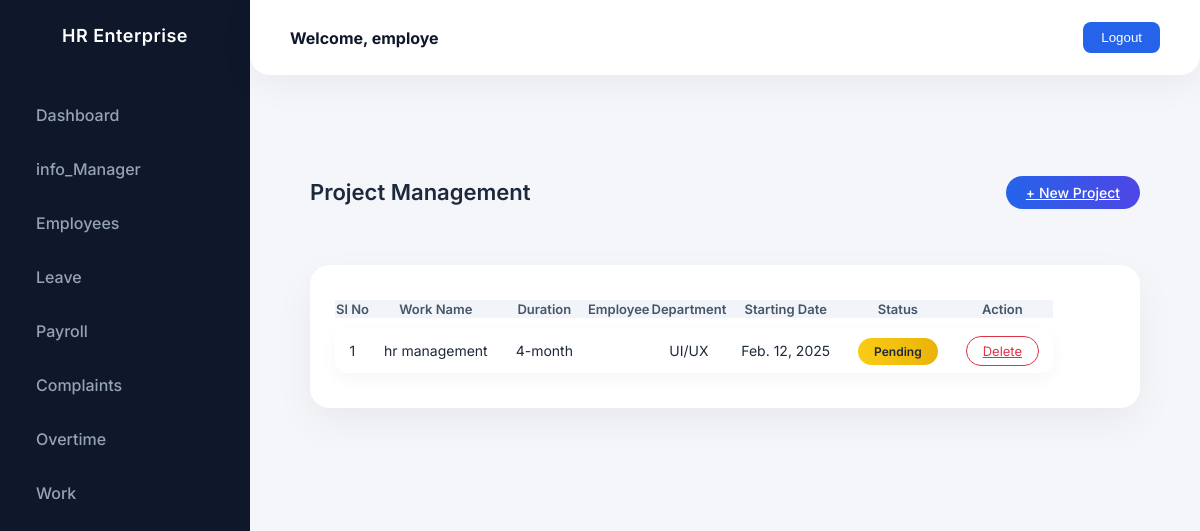
Page /project_list (signed in) on the committed database.
### Hr_cloud_app/models.py (models this page shows, shortened)
class Login(AbstractUser):
    is_hr = models.BooleanField(default=False)
    is_employee = models.BooleanField(default=False)

class Work(models.Model):
    work_detail =models.ForeignKey("Employee",on_delete=models.CASCADE)
    work_name = models.CharField(max_length=100)
    work_duration= models.CharField()
    date = models.DateField()
    status = models.BooleanField(default=False)
    department = (
        ("UI/UX", "Ui/Ux"),
        ("DATA SCIENCE", "data science"),
        ("PYTHON DEVELOPING", "python_developing"),
        ("FLUTTER", "flutter"),
        ("DATA ANALATICS", "data analytics"),
        ("REACT", "react"),
        ("FRONT END DEVELOPING", "front end development"),
        ("BACK END DEVELOPING", "back end development"),
        ("DEVOPS", "devops"),
        ("CLOUD", "cloud"),
    )
    department = models.CharField(max_length=100,
                      choices=department,
                      default="UI/UX")

### Hr_cloud_app/hrviews.py (the view)
# urls.py: path('project_list',hrviews.project_list,name='project_list'),
def project_list(request):
    data=Work.objects.all()
    return render(request,'hr/work_list.html',{'data':data})

### templates/hr/work_list.html (shortened to what this page needs)
{% extends "hr/dashhr.html" %}
{% load crispy_forms_tags %}
{% block content %}
<div class="container-fluid project-wrapper">
    <div class="page-header">
        <h4 class="page-title">Project Management</h4>
        <a href="{% url 'Work_add' %}" class="btn btn-add-project">
            + New Project
        </a>
    </div>
    <div class="project-card">
        <div class="table-responsive">
            <table class="table align-middle">
                <thead>
                    <tr>
                        <th>Sl No</th>
                        <th>Work Name</th>
                        <th>Duration</th>
                        <th>Employee</th>
                        <th>Department</th>
                        <th>Starting Date</th>
                        <th>Status</th>
                        <th>Action</th>
                    </tr>
                </thead>
                <tbody>
                {% for i in data %}
                    <tr>
                        <td>{{ forloop.counter }}</td>
                        <td class="fw-semibold">{{ i.work_name }}</td>
                        <td>{{ i.work_duration }}</td>
                        <td>{{ i.employee_name }}</td>
                        <td>{{ i.department }}</td>
                        <td>{{ i.date }}</td>
                        <td>
                            {% if i.status %}
                                <span class="badge-running">Running</span>
                            {% else %}
                                <span class="badge-pending">Pending</span>
                            {% endif %}
                        </td>
                        <td>
                            <a href="{% url 'Project_delete' i.id %}"
                               class="btn btn-delete">
                                Delete
                            </a>
                        </td>
                    </tr>
                {% empty %}
                    <tr>
                        <td colspan="8" class="empty-row">
                            No projects found
                        </td>
                    </tr>
                {% endfor %}
                </tbody>
            </table>
        </div>
    </div>
</div>
{% endblock %}

### templates/hr/dashhr.html (shortened to what this page needs)
{% load static %}
<!DOCTYPE html>
<html lang="en">
<head>
<link rel="stylesheet" href="{% static 'assets/vendors/mdi/css/materialdesignicons.min.css' %}">
</head>
<body>
<div class="sidebar">
    <div class="sidebar-header">HR Enterprise</div>
    <ul>
        <li><a href="{% url 'hr_dashboard' %}">Dashboard</a></li>
         <li><a href="{% url 'noficication_hr' %}">info_Manager</a></li>
        <li><a href="{% url 'employee_view' %}">Employees</a></li>
        <li><a href="{% url 'leave_view_hr' %}">Leave</a></li>
        <li><a href="{% url 'salary_view' %}">Payroll</a></li>
        <li><a href="{% url 'complaint_hr' %}">Complaints</a></li>
        <li><a href="{% url 'over_view_hr' %}">Overtime</a></li>
        <li><a href="{% url 'project_list' %}">Work</a></li>
    </ul>
</div>
<div class="navbar">
    <h4>Welcome, {{ request.user }}</h4>
    <a href="{% url 'Log_out_hr' %}">
        <button class="btn-logout">Logout</button>
    </a>
</div>
<div class="content">
    <div class="content-card">
        {% block content %}
        {% endblock %}
    </div>
</div>
</body>
</html>

### templates/hr/dashhr.html (style rules this page uses)
:root { --primary: #2563eb; --gradient: linear-gradient(180deg, #3b82f6, #6366f1); --sidebar-bg: #0f172a; --sidebar-hover: rgba(255,255,255,0.06); --text-light: #94a3b8; --bg-main: #f1f5f9; }
body { margin: 0; font-family: 'Inter', sans-serif; background: var(--bg-main); color: #0f172a; overflow-x: hidden; }
.sidebar { position: fixed; width: 250px; height: 100vh; background: var(--sidebar-bg); padding-top: 25px; transition: all 0.4s ease; }
.sidebar-header { text-align: center; color: white; font-weight: 600; font-size: 18px; letter-spacing: 0.5px; margin-bottom: 45px; }
.sidebar ul { list-style: none; padding: 0; }
.sidebar ul li { position: relative; margin: 6px 0; }
.sidebar ul li a { display: flex; align-items: center; padding: 14px 22px; color: var(--text-light); text-decoration: none; font-weight: 500; border-radius: 8px; transition: all 0.3s ease; }
.navbar { position: fixed; left: 250px; right: 0; top: 0; height: 75px; background: #ffffff; display: flex; align-items: center; justify-content: space-between; padding: 0 40px; border-bottom-left-radius: 20px; border-bottom-right-radius: 20px; box-shadow: 0 10px 35px rgba(0,0,0,0.05); z-index: 100; }
.btn-logout { background: var(--primary); border: none; padding: 8px 18px; border-radius: 8px; color: white; font-weight: 500; transition: 0.3s ease; }
.content { margin-left: 250px; padding: 120px 50px 50px 50px; }

### templates/hr/work_list.html (style rules this page uses)
body, .content-wrapper, .main-panel { background: #f4f6f9 !important; font-family: 'Inter', sans-serif; }
.project-wrapper { padding: 30px 10px; animation: fadeInPage 0.4s ease; }
.page-header { display: flex; justify-content: space-between; align-items: center; margin-bottom: 30px; }
.page-title { font-weight: 600; font-size: 22px; color: #1e293b; }
.btn-add-project { background: linear-gradient(90deg,#2563eb,#4f46e5); color: #ffffff; border-radius: 30px; padding: 8px 20px; font-size: 14px; font-weight: 500; border: none; transition: 0.3s ease; }
.project-card { background: #ffffff; border-radius: 20px; box-shadow: 0 15px 40px rgba(0,0,0,0.05); padding: 25px; transition: 0.3s ease; }
.table { border-collapse: separate; border-spacing: 0 10px; }
.table thead th { background: #f1f5f9; font-weight: 600; font-size: 13px; border: none; color: #475569; text-align: center; }
.table td { vertical-align: middle; font-size: 14px; color: #1e293b; text-align: center; background: #ffffff; padding: 14px; }
.table tbody tr { box-shadow: 0 6px 18px rgba(0,0,0,0.04); border-radius: 12px; transition: 0.25s ease; }
.table tbody tr td:first-child { border-radius: 12px 0 0 12px; }
.table tbody tr td:last-child { border-radius: 0 12px 12px 0; }
.badge-pending { background: linear-gradient(90deg,#facc15,#eab308); color: #1e293b; padding: 6px 16px; border-radius: 20px; font-size: 12px; font-weight: 600; }
.btn-delete { border-radius: 20px; padding: 6px 16px; font-size: 13px; border: 1px solid #dc3545; color: #dc3545; background: transparent; transition: 0.25s ease; }

### rows in the picture
Login: user "employe"
Work: work_name "hr management", work_duration "4-month", department "UI/UX", date "Feb. 12, 2025", status "Pending"
